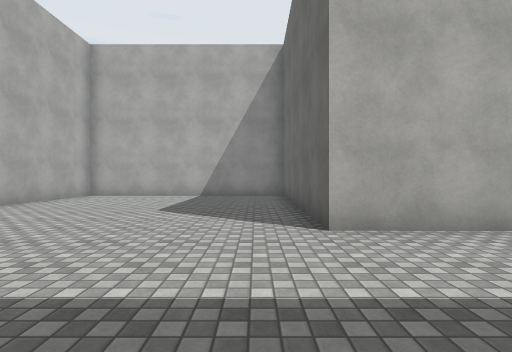
[1] (above)

24 first-person views from a walk through a scene from a Unity 3-D project. The camera is 1.3 m above the floor, looks level and sees 80° across. The floor is counted in squares, 2 m on a side. Each view is taken from the middle of a square. On the plan, view 1 faces up. The plan holds only what a view shows up to about 10 squares ahead; the rest is blank. The place goes on beyond the plan. Surface patterns are stand-ins for the level's own textures.

[2]
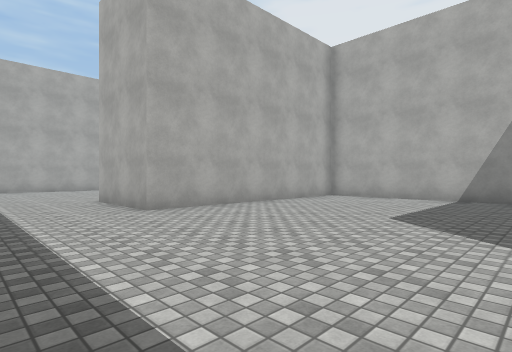

[3]
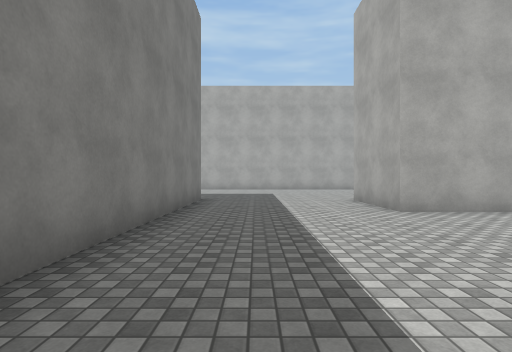

[4]
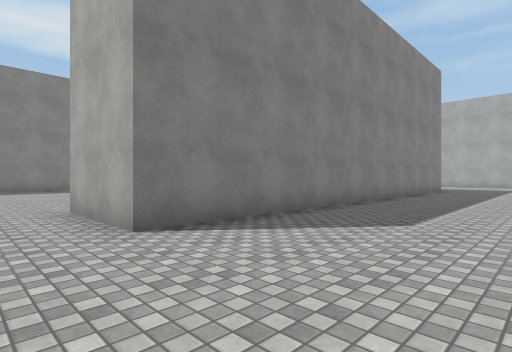

[5]
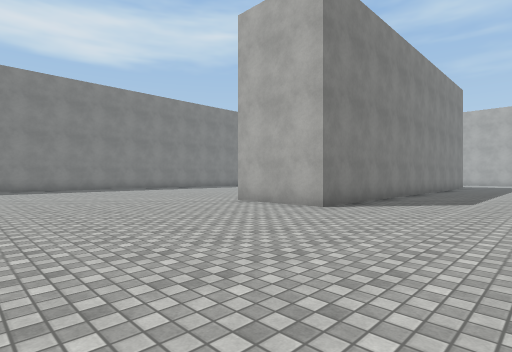

[6]
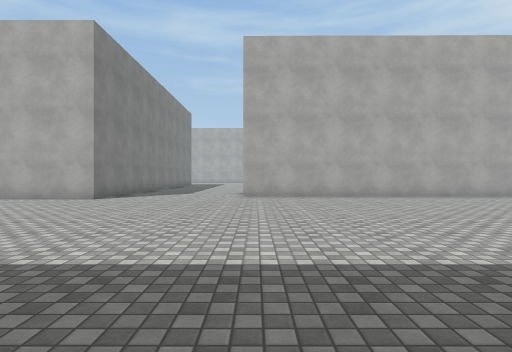

[7]
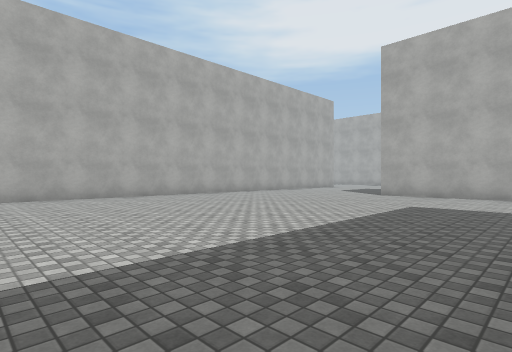

[8]
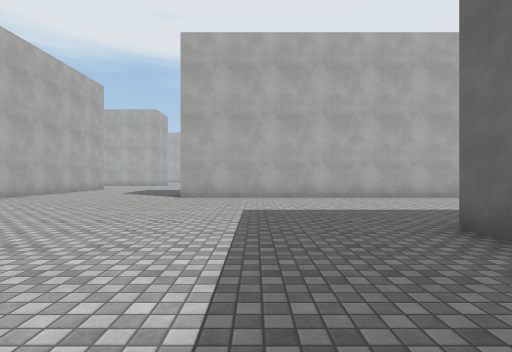

[9]
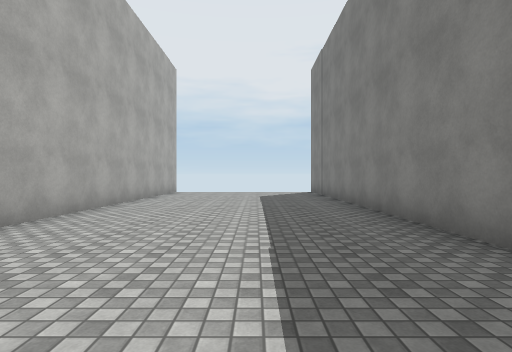

[10]
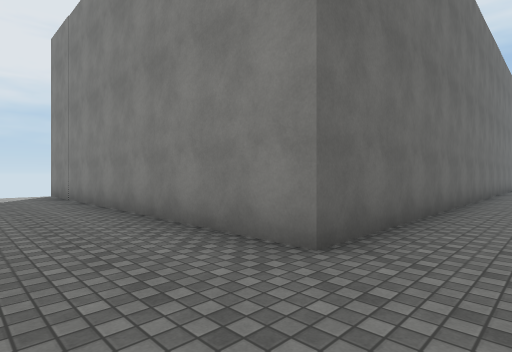

[11]
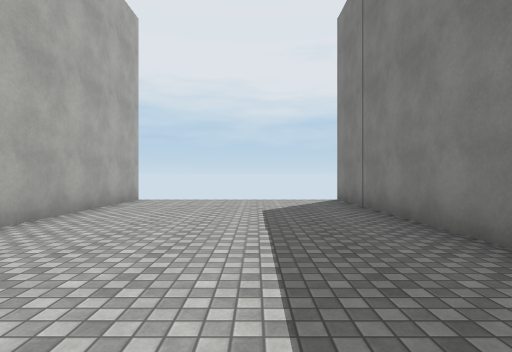

[12]
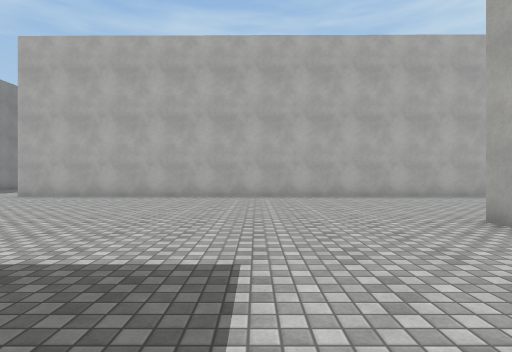

[13]
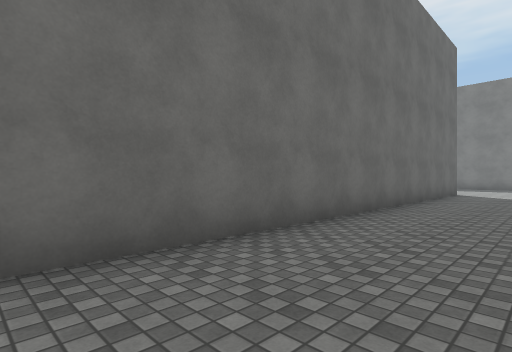

[14]
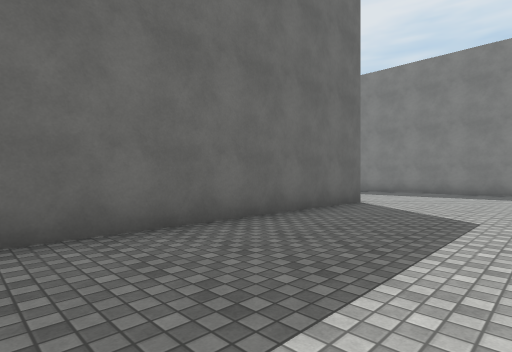

[15]
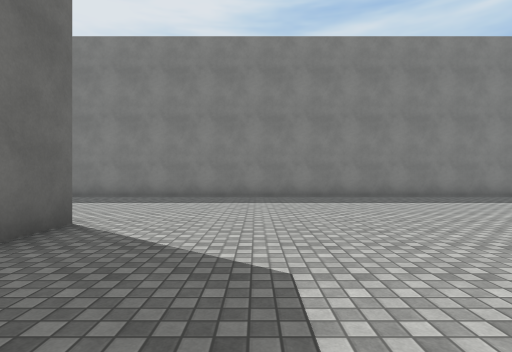

[16]
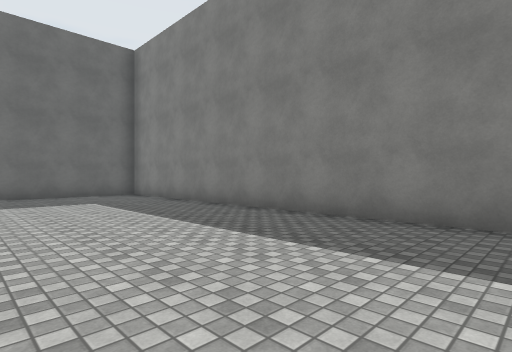

[17]
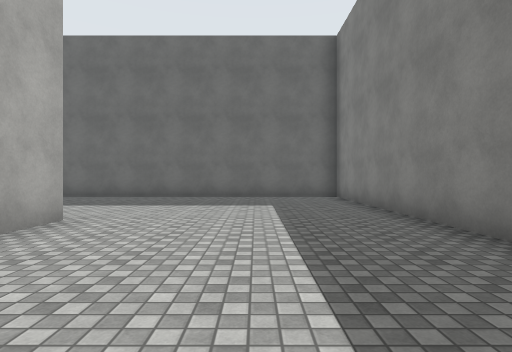

[18]
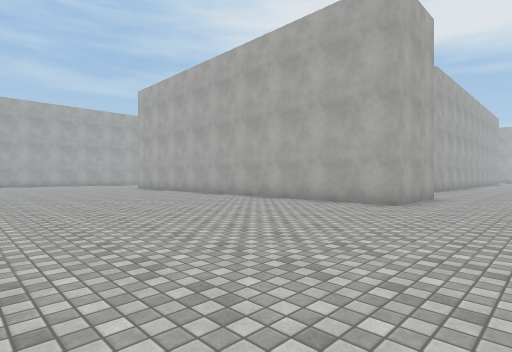

[19]
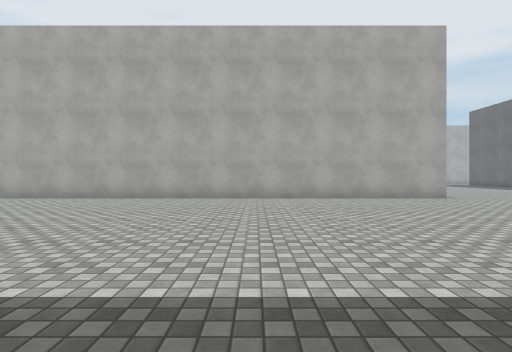

[20]
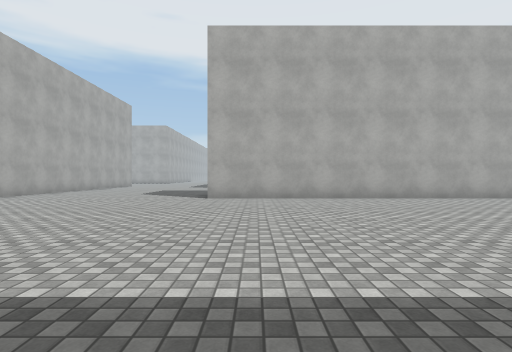

[21]
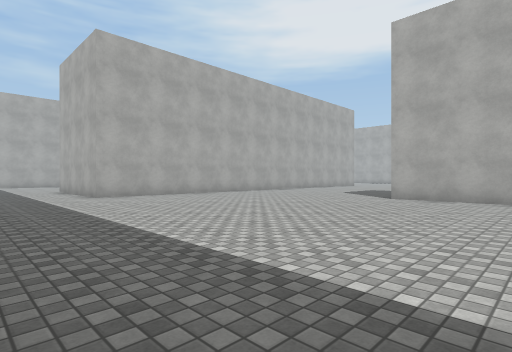

[22]
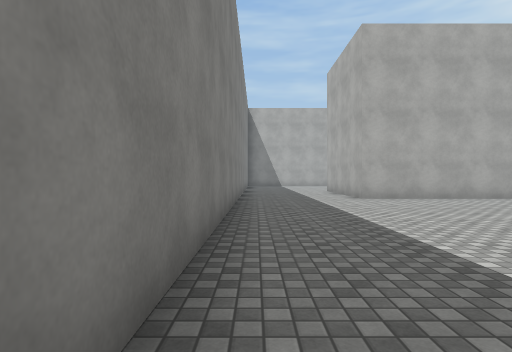

[23]
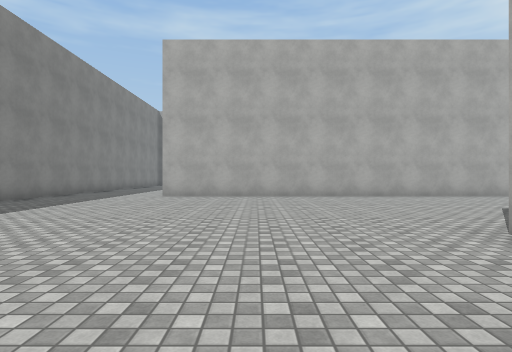

[24]
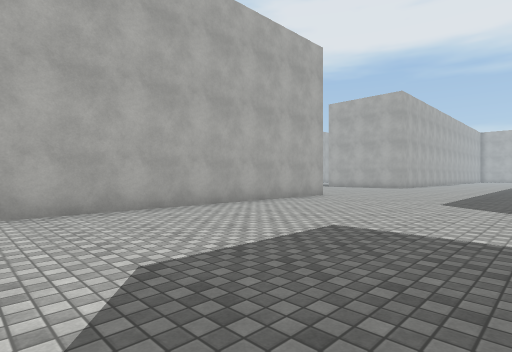

### Floor plan
Points are (right, up) in squares from view 1. A wall is a line through its corners. A room is listed if a view was taken in it or the views show most of it. See-through windows are left out.
Room 1 (views 1, 2, 3, 4, 5, 6, 7, 8, 9, 10, 11, 12, 13, 14, 15, 16, 17, 18, 19, 20, 21, 22, 23, 24)
walls: (3, 3.6) (0.9, 3.6) (0.9, 9.9); (-0.8, 10.1) (-5.1, 10.1); (-8.4, -0.5) (4.5, -0.5) (4.5, -3.2) (-8.5, -3.2); (-5.5, 10.1) (-5.5, 3.7) (-8.2, 3.7); (13.5, -7.2) (13.5, 8.8) (23.5, 8.8); (3, -12.5) (21.4, -12.5) (21.4, -4); (16.5, -7.2) (15.4, -7.2); (3.6, 17.5) (3.5, 3.6); (-14.7, 6.5) (-14.7, -9) (-16.1, -9); (-15.8, -12.5) (-6.5, -12.5); (23.5, 14.2) (8.6, 14.2)

Positions as (right, up) in squares from view 1, and headings:
1: (0, 0), facing up
2: (0, 1), facing up-left
3: (0, 1), facing left
4: (6, 3), facing down-left
5: (10, 3), facing down-left
6: (13, 4), facing left
7: (13, 4), facing up-left
8: (11, 5), facing up
9: (11, 11), facing right
10: (12, 11), facing down-right
11: (15, 11), facing right
12: (13, 11), facing left
13: (11, 5), facing down-right
14: (10, 0), facing down-right
15: (11, -3), facing down
16: (11, -8), facing down-right
17: (12, -10), facing right
18: (7, -10), facing up-left
19: (-1, -12), facing up
20: (-7, -12), facing up
21: (-5, -12), facing up-left
22: (-6, -12), facing left
23: (-5, -6), facing left
24: (-9, -2), facing up-left
